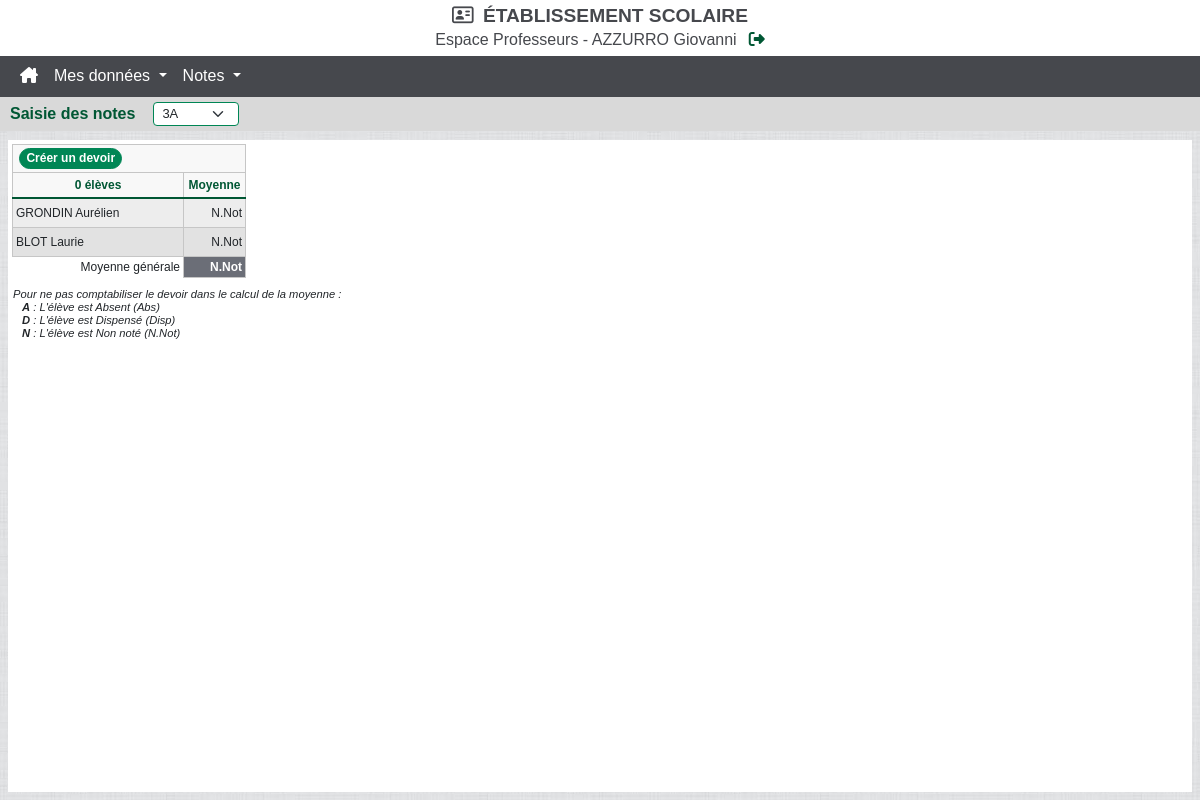
/old/saisie.php?classe=3B (signed in), run on the app's committed database.
### tables this page shows
CREATE TABLE `Eleves` (
  `idEleve` int(11) NOT NULL PRIMARY KEY AUTO_INCREMENT,
  `idUtilisateur` int(11) NOT NULL,
  `nom` varchar(255) NOT NULL,
  `prenom` varchar(255) NOT NULL,
  `sexe` varchar(1) NOT NULL,
  `dateNaissance` date NOT NULL,
  `adresse` varchar(255) NOT NULL,
  `telephone` varchar(14) DEFAULT NULL,
  `email` varchar(255) DEFAULT NULL,
  `idClasse` int(11) NOT NULL,
  `respLegal1Id` int(11) NOT NULL,
  `respLegal2Id` int(11) DEFAULT NULL
);

### old/saisie.php (the view, shortened to what this page needs)
<?php
require 'assets/header.php';
if (isset($_GET['classe'])) {
    $queryNbreEleve = "SELECT COUNT(*) FROM Eleves INNER JOIN Classe ON Eleves.idClasse = Classe.idClasse INNER JOIN Enseignement ON Classe.idClasse = Enseignement.idClasse WHERE Enseignement.idProf = " . $_SESSION['id'] . " AND Classe.nom = '" . $_GET['classe'] . "';";
    $reqNbreEleve = mysqli_query($link,$queryNbreEleve);
    while ($idNbreEleve = mysqli_fetch_array($reqNbreEleve)) {
        $nbreEleves = $idNbreEleve['COUNT(*)'];
    }
}
?>
<?php if ($_SESSION['role'] == 'Professeur'): ?>
    <div class="choice-bar d-flex align-items-center justify-content-between">
        <div class="d-flex align-items-center">
            <div class="choice-title"> Saisie des notes </div>
            <div class="dropdown d-inline ms-2">
                <form action="" method="GET">
                    <select class="form-select form-select-sm" name="classe" id="classe" onchange="this.form.submit()">
                        <?php
                        $queryListClasse = "SELECT DISTINCT nom FROM Classe INNER JOIN Enseignement ON Classe.idClasse = Enseignement.idClasse WHERE Enseignement.idProf = " . $_SESSION['id'] . ";";
                        $reqListClasse = mysqli_query($link,$queryListClasse);
                        while ($idListClasse = mysqli_fetch_array($reqListClasse)): ?>
                            <option <?php if (isset($_GET['classe']) && $_GET['classe'] == $idListClasse['nom']) {echo 'selected';} ?> value="<?= $idListClasse['nom'] ?>">
                                <?= $idListClasse['nom'] ?>
                            </option>
                        <?php endwhile; ?>
                    </select>
                </form>
            </div>
        </div>
    </div>
    <div class="listEleve table-responsive">
        <?php if (isset($_GET['classe'])): ?>
            <table class="table-saisie">
                <col style="min-width: 171px;">
                <col style="min-width: 62px;">
                <thead>
                    <tr>
                        <th colspan="2" style="text-align: left;">
                            <button type="button" class="btn btn-primary btn-sm ms-1" data-bs-toggle="modal" data-bs-target="#creeDevoir" style="padding: 0.03rem 0.4rem; background-color: var(--main3); border-color: var(--main3); border-radius: 15px; font-size: 0.75rem; font-weight: 800;">
                                Créer un devoir
                            </button>
                        </th>
                    </tr>
                    <tr>
                        <th> <?php if (isset($nbreEleves)) {echo $nbreEleves . ' élèves';} ?> </th>
                        <th> Moyenne </th>
                    </tr>
                </thead>
                <tbody>
                    <?php
                    $queryListEleve = "SELECT DISTINCT Eleves.nom, Eleves.prenom, Eleves.idEleve FROM Eleves INNER JOIN Classe ON Classe.idClasse = Eleves.idClasse WHERE Classe.nom = '" . $_GET['classe'] . "';";
                    $reqListEleve = mysqli_query($link,$queryListEleve);
                    while ($idListEleve = mysqli_fetch_array($reqListEleve)): ?>
                        <tr>
                            <td class="devoir"> <?= $idListEleve['nom'] . ' ' . $idListEleve['prenom'] ?> </td>
                            <td class="note-elem devoir">
                                <?php
                                $sommeNote = $sommeNoteNbre = NULL;
                                if (gettype($sommeNote) != 'NULL') {echo number_format($sommeNote / $sommeNoteNbre, 2, ',', ' ');} else {echo 'N.Not';}
                                ?>
                            </td>
                        </tr>
                    <?php endwhile; ?>
                </tbody>
                <tfoot>
                    <tr>
                        <td class="releve-moyenne-generale"> Moyenne générale </td>
                        <td class="releve-moyenne-generale-note moyenne-elem">
                            <?php
                            $sommeNote = $sommeNoteNbre = NULL;
                            if (gettype($sommeNote) != 'NULL') {
                                echo number_format($sommeNote / $sommeNoteNbre, 2, ',', ' ');
                            } else {echo 'N.Not';}
                            ?>
                        </td>
                    </tr>
                </tfoot>
            </table>
            <div class="info-note" style="margin-top: 10px;">
                Pour ne pas comptabiliser le devoir dans le calcul de la moyenne : <br>
                <span class="caract">A</span> : L'élève est Absent (Abs) <br>
                <span class="caract">D</span> : L'élève est Dispensé (Disp) <br>
                <span class="caract">N</span> : L'élève est Non noté (N.Not)
            </div>
        <?php endif ?>
    </div>
<?php endif ?>
<?php
require 'assets/footer.php';
?>

### old/assets/style.css (style rules this page uses)
:root { --main5: #46484d; --main4: #005734; --main3: #008655; --main2: #d9d9d9; --main1: #ededed; }
body { font-family: "Montserrat", Arial, Verdana, Geneva, Helvetica, sans-serif; }
.choice-bar { background-color: var(--main2)!important; padding: 5px 10px; }
.choice-title { font-weight: bold; color: var(--main4); padding-right: 10px; }
.choice-bar select { font-size: 0.81rem; border: 1px solid var(--main3); padding-top: 0.075rem!important; padding-bottom: 0.075rem!important; }
.listEleve { margin: 8px; background-color: white; position: absolute!important; overflow: auto!important; inset: 0!important; top: 132px!important; }
.table-releve, .table-saisie, .table-appreciation { border-collapse: collapse!important; border-spacing: 0!important; margin: 4px; font-size: 0.75rem; }
.table-releve thead, .table-saisie thead, .table-appreciation thead { border-bottom: 2px solid var(--main4); background-color: #f8f8f8; border-left: 1px solid #c6c6c6; color: var(--main4); }
.table-releve thead th, .table-saisie thead th, .table-appreciation thead th { padding: 1px 2px; min-height: 22px; border-top: 1px solid #c6c6c6; border-right: 1px solid #c6c6c6; text-align: center; font-weight: 800; }
.table-releve .moyenne-elem, .table-saisie .moyenne-elem, .table-appreciation .moyenne-elem { color: #fff; font-weight: 700; text-align: end; }
.table-releve .releve-moyenne-generale, .table-saisie .releve-moyenne-generale, .table-appreciation .releve-moyenne-generale { background-color: #fff; padding-right: 3px; font-weight: 200; text-align: end; }
.table-releve .releve-moyenne-generale-note, .table-saisie .releve-moyenne-generale-note, .table-appreciation .releve-moyenne-generale-note { padding: 1px 3px; background-color: #6b6e77; color: #fff; text-align: end; border-left: 1px solid #c6c6c6; border-right: 1px solid #c6c6c6; border-bottom: 1px solid #c6c6c6; }
.table-saisie thead th { padding: 3px 2px; }
.table-saisie tbody { border-left: 1px solid #c6c6c6; }
.table-saisie tbody tr:last-child { border-bottom: 1px solid #c6c6c6; }
.table-saisie tbody td:not(.table-saisie tbody .enter-des-notes) { border-top: 1px solid #c6c6c6; border-right: 1px solid #c6c6c6; padding: 5px 3px; font-weight: 200; }
.table-saisie .note-elem { text-align: end; }
.table-saisie tbody tr:nth-child(even) { background-color: #f8f8f8; }
.table-saisie tbody tr .devoir:not(.table-saisie tbody tr:nth-child(even) .devoir) { background-color: #ededed; }
.table-saisie tbody tr:nth-child(even) .devoir { background-color: #e2e2e2; }
.listEleve .info-note { margin: 5px; font-style: italic; font-size: 0.7rem; line-height: 13px; }
.listEleve .info-note .caract { padding-left: 9px; font-weight: 800; }

### data on the page
eleves: nom "GRONDIN", prenom "Aurélien"
eleves: nom "BLOT", prenom "Laurie"

### other printed values
$role "Professeurs"
$_SESSION['nom'] "AZZURRO"
$_SESSION['prenom'] "Giovanni"
$nbreEleves "0"
form field classe "3A"
